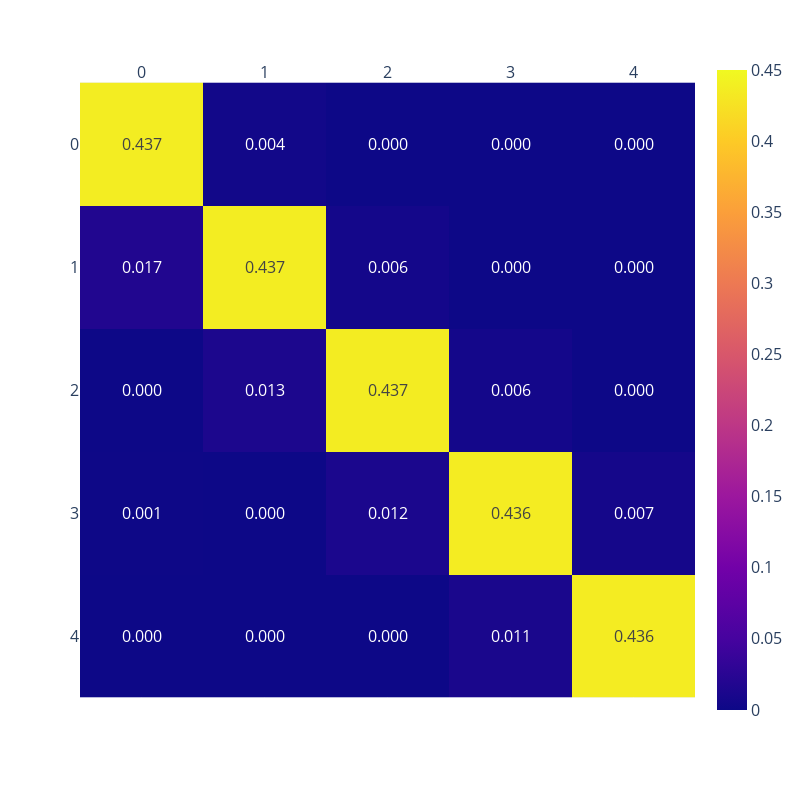

This figure's notebook cell:
### Code cell
number_of_modes = 5
C = 0.78
Alist, effs, Schmidt, ratio = mode_matrix(number_of_modes, C)
plot_matrix_max_scale(5,effs,0.45,'Plots/ModeSelectivity_5Modes_C0p78_MaxScale0p45.pdf')

### Figure 1 — Plotly figure (JSON) as saved in the notebook; plotly's stock layout.template omitted (floating-point values rounded to 4 significant figures)
{"data": [{"coloraxis": "coloraxis", "hovertemplate": "x: %{x}<br>y: %{y}<br>color: %{z}<extra></extra>", "name": "0", "texttemplate": "%{z:.3f}", "type": "heatmap", "x": ["0", "1", "2", "3", "4"], "xaxis": "x", "y": ["0", "1", "2", "3", "4"], "yaxis": "y", "z": [[0.4373, 0.004344, 1.083e-05, 2.703e-06, 2.93e-08], [0.01725, 0.4369, 0.005718, 1.852e-05, 6.391e-06], [0.0001299, 0.01345, 0.4366, 0.006407, 2.387e-05], [0.0007356, 0.0001521, 0.0121, 0.4362, 0.006824], [3.083e-05, 1.392e-05, 0.0001447, 0.01139, 0.4358]]}], "layout": {"coloraxis": {"cmax": 0.45, "cmin": 2.93e-08, "colorscale": [[0, "#0d0887"], [0.1111, "#46039f"], [0.2222, "#7201a8"], [0.3333, "#9c179e"], [0.4444, "#bd3786"], [0.5556, "#d8576b"], [0.6667, "#ed7953"], [0.7778, "#fb9f3a"], [0.8889, "#fdca26"], [1, "#f0f921"]]}, "font": {"size": 16}, "height": 800, "margin": {"t": 60}, "width": 800, "xaxis": {"anchor": "y", "constrain": "domain", "domain": [0, 1], "scaleanchor": "y", "side": "top"}, "yaxis": {"anchor": "x", "autorange": "reversed", "constrain": "domain", "domain": [0, 1]}}}
